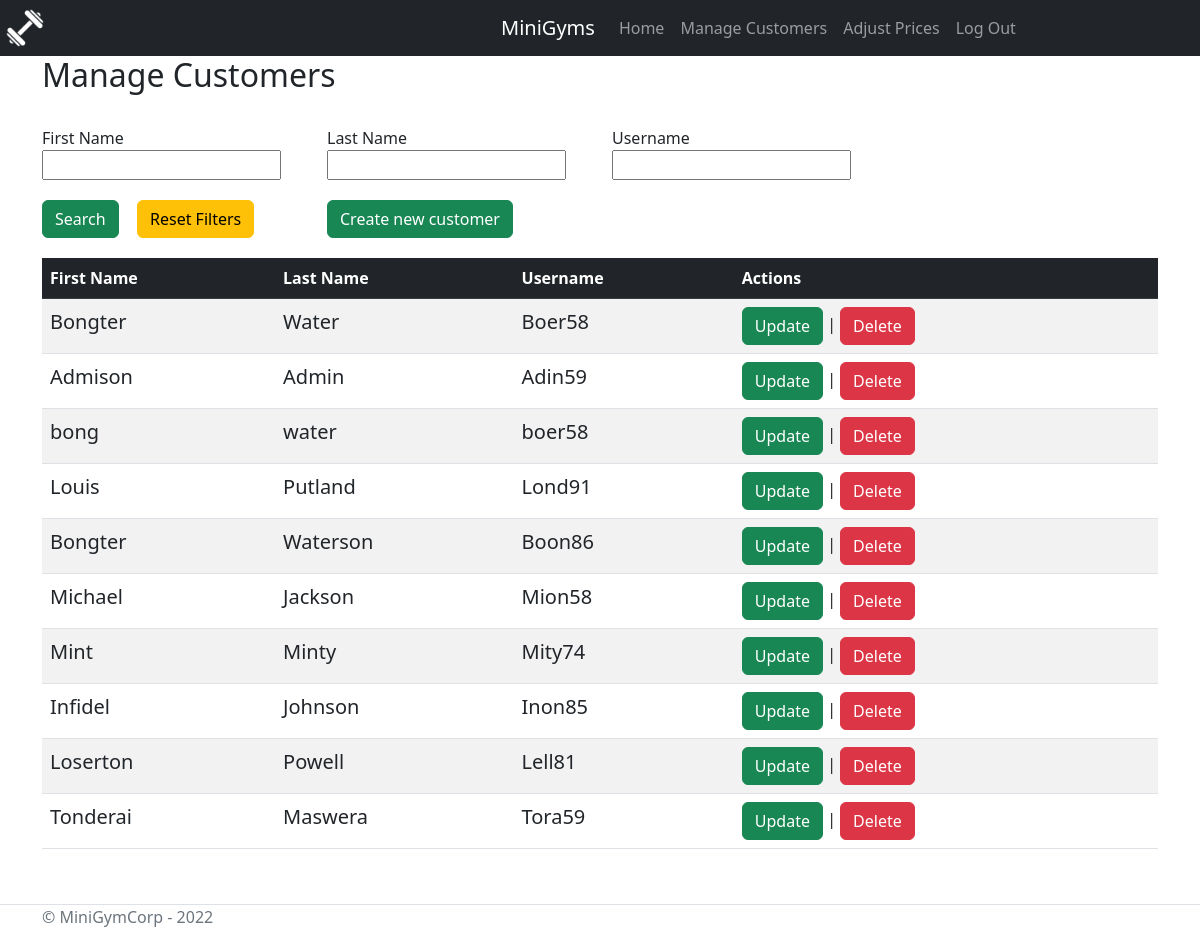
/DBWCoursework_31018059/viewCustomers.php (signed in), run on an earlier commit of the app's database.
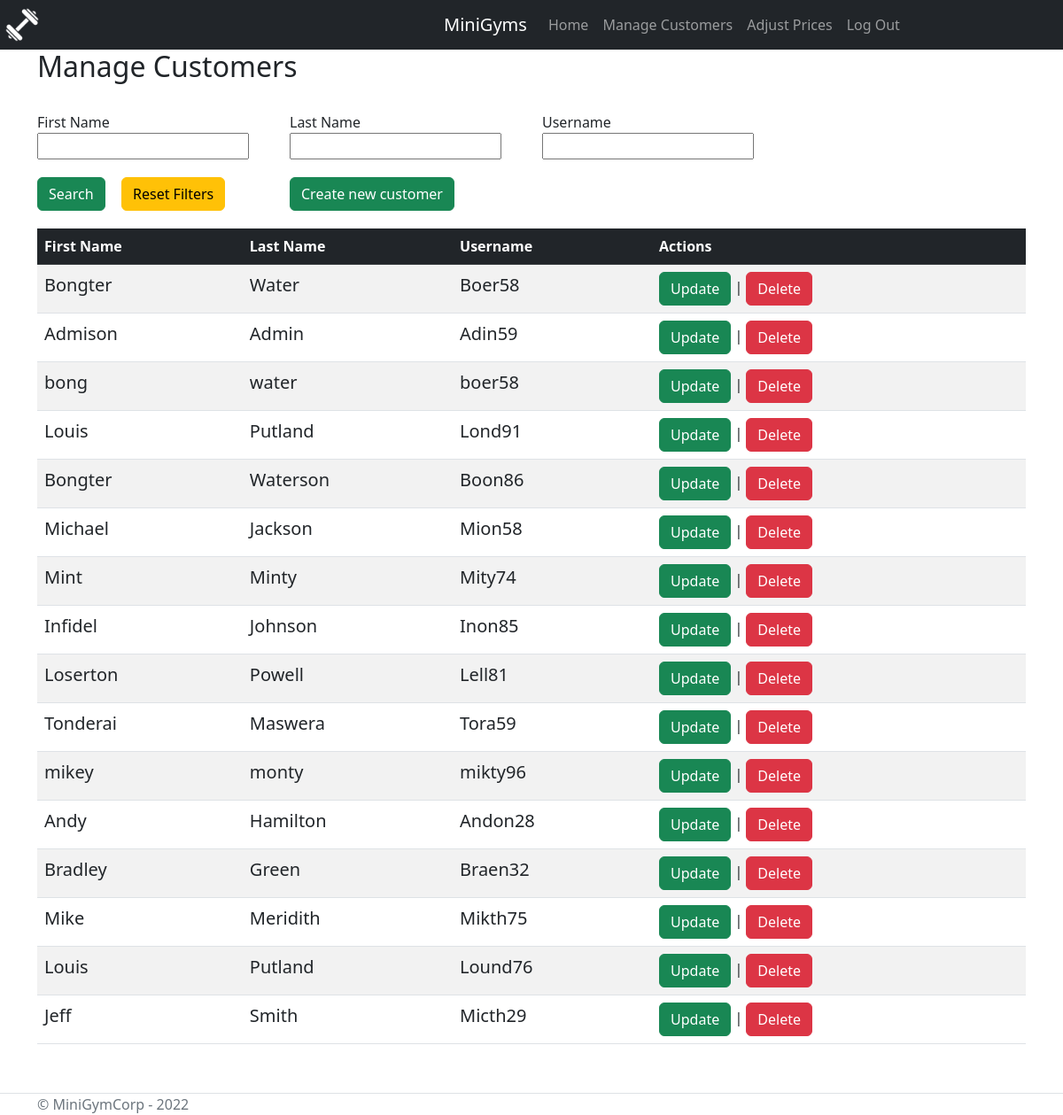
And on a later commit of the database.
### tables this page shows
CREATE TABLE "Customer" (
	"UserName"	TEXT NOT NULL UNIQUE,
	"firstName"	TEXT NOT NULL,
	"lastName"	TEXT NOT NULL,
	"Password"	TEXT NOT NULL,
	"Email"	TEXT NOT NULL,
	"Postcode"	TEXT NOT NULL,
	"DOB"	TEXT NOT NULL,
	PRIMARY KEY("UserName")
);

### DBWCoursework_31018059/PHP_functions/getAllCustomersPHP.php (called while the page is built)
<?php
function getAllCustomers()
{
    $db = new SQLite3("C:\\xampp\\courseworkDB\\Coursework.db");
    $sql = "SELECT * FROM Customer";
    $stmt = $db->prepare($sql);
    $result = $stmt->execute();
    while($row = $result->fetchArray(SQLITE3_TEXT))
    {
        $arrayResult[] = $row;
    }
    return $arrayResult;
}
?>

### DBWCoursework_31018059/viewCustomers.php (the view, shortened to what this page needs)
<?php
include("navbar.php");
include_once("PHP_functions/getAllCustomersPHP.php");
$customer = getAllCustomers();
?>
<div class="container pb-5">
    <main role="main" class="pb-3">
        <h2>Manage Customers</h2><br>
        <form method="post">
        <div class="row" style="margin-bottom:20px;">
            <div class="col-sm-3">
                <label>First Name</label><br />
                <input type="text" name="FirstName">
            </div>
            <div class="col-sm-3">
                <label>Last Name</label><br />
                <input type="text" name="LastName">
            </div>
            <div class="col-sm-3">
                <label>Username</label><br />
                <input type="text" name="Username">
            </div>
        </div>
        <div class="row" style="margin-bottom:20px;">
            <div class="col-sm-1"><button class="btn btn-success" type="submit" name="submit">Search</button></div>
            <div class="col-sm-2"><a class="btn btn-warning" href="viewCustomers.php?notPermitted=false">Reset Filters</a></div>
            <div class="col-sm-3"><a class="btn btn-success" href="customercreate.php?staffCreating=true">Create new customer</a></div>
        </div>
        </form>
        <div class="col-12">
            <table class="table table-striped">
                <thead class="table-dark">
                    <th>First Name</th>
                    <th>Last Name</th>
                    <th>Username</th>
                    <th>Actions</th>
                </thead>
            <?php
                for($i=0; $i<count($customer);$i++){ if(isset($customer[$i])){
            ?>
                <tr>
                    <td style="font-size:20px;"><?php echo $customer[$i]['firstName']?></td>
                    <td style="font-size:20px;"><?php echo $customer[$i]['lastName']?></td>
                    <td style="font-size:20px;"><?php echo $customer[$i]['UserName']?></td>
                    <td>
                    <a class="btn btn-success" href="updateUser.php?staff=0&username=<?php echo $customer[$i]['UserName'];?>">Update</a>
                    |
                    <a class="btn btn-danger" href="deleteUser.php?username=<?php echo $customer[$i]['UserName'];?>&source=customer">Delete</a>
                    </td>
                </tr>
            <?php }}?>
                </table>
    </main>
</div>
<?php
    include("footer.php");
    ?>

What changed in the data, as far as the page shows it:
added customer: firstName "mikey", lastName "monty", UserName "mikty96"
added customer: firstName "Andy", lastName "Hamilton", UserName "Andon28"
added customer: firstName "Bradley", lastName "Green", UserName "Braen32"
added customer: firstName "Mike", lastName "Meridith", UserName "Mikth75"
added customer: firstName "Louis", lastName "Putland", UserName "Lound76"
added customer: firstName "Jeff", lastName "Smith", UserName "Micth29"
